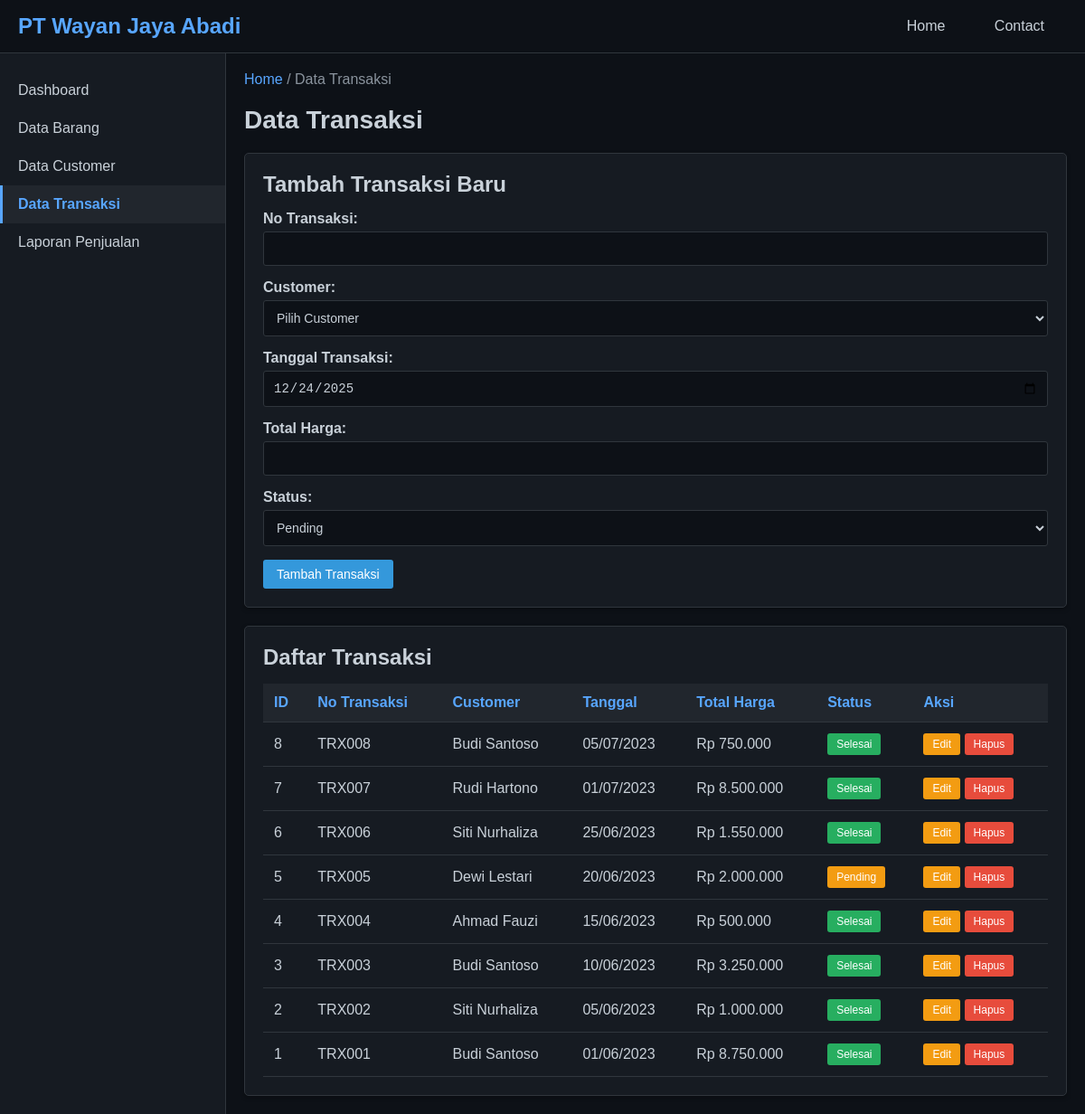
Screenshot of /data_transaksi.php with the database file from the repository.
### tables this page shows
CREATE TABLE IF NOT EXISTS transaksi (
    id INT AUTO_INCREMENT PRIMARY KEY,
    no_transaksi VARCHAR(50) UNIQUE NOT NULL,
    customer_id INT NOT NULL,
    tanggal_transaksi DATE NOT NULL,
    total_harga DECIMAL(15,2) NOT NULL,
    status VARCHAR(20) DEFAULT 'pending',
    created_at TIMESTAMP DEFAULT CURRENT_TIMESTAMP,
    FOREIGN KEY (customer_id) REFERENCES customer(id) ON DELETE CASCADE
);

CREATE TABLE IF NOT EXISTS customer (
    id INT AUTO_INCREMENT PRIMARY KEY,
    nama VARCHAR(100) NOT NULL,
    email VARCHAR(100),
    telepon VARCHAR(20),
    alamat TEXT,
    tanggal_daftar DATE,
    created_at TIMESTAMP DEFAULT CURRENT_TIMESTAMP
);

### data_transaksi.php (the view, shortened to what this page needs)
<?php
require_once 'config.php';
$edit_data = null;
$query = "SELECT t.*, c.nama as nama_customer
          FROM transaksi t
          JOIN customer c ON t.customer_id = c.id
          ORDER BY t.tanggal_transaksi DESC";
$result = mysqli_query($conn, $query);
include 'header.php';
?>
<h1 class="page-title">Data Transaksi</h1>
<div class="table-container" style="margin-bottom: 20px;">
    <h2><?php echo $edit_data ? 'Edit Transaksi' : 'Tambah Transaksi Baru'; ?></h2>
    <form method="POST" action="">
        <div class="form-group">
            <label>No Transaksi:</label>
            <input type="text" name="no_transaksi" required
                   value="<?php echo $edit_data ? $edit_data['no_transaksi'] : ''; ?>">
        </div>
        <div class="form-group">
            <label>Customer:</label>
            <select name="customer_id" required>
                <option value="">Pilih Customer</option>
            </select>
        </div>
        <div class="form-group">
            <label>Tanggal Transaksi:</label>
            <input type="date" name="tanggal_transaksi" required
                   value="<?php echo $edit_data ? $edit_data['tanggal_transaksi'] : date('Y-m-d'); ?>">
        </div>
        <div class="form-group">
            <label>Total Harga:</label>
            <input type="number" name="total_harga" step="0.01" required
                   value="<?php echo $edit_data ? $edit_data['total_harga'] : ''; ?>">
        </div>
        <div class="form-group">
            <label>Status:</label>
            <select name="status" required>
                <option value="pending" <?php echo ($edit_data && $edit_data['status'] == 'pending') ? 'selected' : ''; ?>>Pending</option>
            </select>
        </div>
        <?php if ($edit_data): ?>
            <button type="submit" name="edit" class="btn btn-warning">Update Transaksi</button>
            <a href="data_transaksi.php" class="btn btn-danger">Batal</a>
        <?php else: ?>
            <button type="submit" name="tambah" class="btn btn-primary">Tambah Transaksi</button>
        <?php endif; ?>
    </form>
</div>
<div class="table-container">
    <h2>Daftar Transaksi</h2>
    <table>
        <thead>
            <tr>
                <th>ID</th>
                <th>No Transaksi</th>
                <th>Customer</th>
                <th>Tanggal</th>
                <th>Total Harga</th>
                <th>Status</th>
                <th>Aksi</th>
            </tr>
        </thead>
        <tbody>
            <?php
            if (mysqli_num_rows($result) > 0) {
                while ($row = mysqli_fetch_assoc($result)) {
                    $status_class = ($row['status'] == 'selesai') ? 'btn-success' :
                                   (($row['status'] == 'pending') ? 'btn-warning' : 'btn-danger');
                    echo "<tr>";
                    echo "<td>" . $row['id'] . "</td>";
                    echo "<td>" . $row['no_transaksi'] . "</td>";
                    echo "<td>" . $row['nama_customer'] . "</td>";
                    echo "<td>" . date('d/m/Y', strtotime($row['tanggal_transaksi'])) . "</td>";
                    echo "<td>Rp " . number_format($row['total_harga'], 0, ',', '.') . "</td>";
                    echo "<td><span class='btn $status_class' style='padding: 5px 10px; font-size: 12px;'>" . ucfirst($row['status']) . "</span></td>";
                    echo "<td>";
                    echo "<a href='data_transaksi.php?edit=" . $row['id'] . "' class='btn btn-warning' style='padding: 5px 10px; font-size: 12px;'>Edit</a> ";
                    echo "<a href='data_transaksi.php?hapus=" . $row['id'] . "' class='btn btn-danger' style='padding: 5px 10px; font-size: 12px;' onclick='return confirm(\"Yakin ingin menghapus?\")'>Hapus</a>";
                    echo "</td>";
                    echo "</tr>";
                }
            } else {
                echo "<tr><td colspan='7' style='text-align: center;'>Tidak ada data transaksi</td></tr>";
            }
            ?>
        </tbody>
    </table>
</div>
<?php include 'footer.php'; ?>

### style.css (style rules this page uses)
* { margin: 0; padding: 0; box-sizing: border-box; }
body { font-family: Arial, sans-serif; background-color: #1a1a1a; color: #e0e0e0; }
.page-title { font-size: 28px; margin-bottom: 20px; color: #c9d1d9; }
.table-container { background-color: #161b22; padding: 20px; border-radius: 5px; box-shadow: 0 2px 5px rgba(0,0,0,0.3); border: 1px solid #30363d; overflow-x: auto; }
.table-container h2 { color: #c9d1d9; margin-bottom: 15px; }
table { width: 100%; border-collapse: collapse; margin-top: 10px; }
table th, table td { padding: 12px; text-align: left; border-bottom: 1px solid #30363d; color: #c9d1d9; }
table th { background-color: #21262d; color: #58a6ff; font-weight: bold; }
.btn { padding: 8px 15px; border: none; border-radius: 3px; cursor: pointer; text-decoration: none; display: inline-block; font-size: 14px; }
.btn-primary { background-color: #3498db; color: white; }
.btn-success { background-color: #27ae60; color: white; }
.btn-danger { background-color: #e74c3c; color: white; }
.btn-warning { background-color: #f39c12; color: white; }
.form-group { margin-bottom: 15px; }
.form-group label { display: block; margin-bottom: 5px; font-weight: bold; color: #c9d1d9; }
.form-group input, .form-group select, .form-group textarea { width: 100%; padding: 10px; border: 1px solid #30363d; border-radius: 3px; font-size: 14px; background-color: #0d1117; color: #c9d1d9; }

### rows the page displays
transaksi: id "8", no_transaksi "TRX008", customer.nama "Budi Santoso", tanggal_transaksi "05/07/2023", total_harga "750.000", status "Selesai"
transaksi: id "7", no_transaksi "TRX007", customer.nama "Rudi Hartono", tanggal_transaksi "01/07/2023", total_harga "8.500.000", status "Selesai"
transaksi: id "6", no_transaksi "TRX006", customer.nama "Siti Nurhaliza", tanggal_transaksi "25/06/2023", total_harga "1.550.000", status "Selesai"
transaksi: id "5", no_transaksi "TRX005", customer.nama "Dewi Lestari", tanggal_transaksi "20/06/2023", total_harga "2.000.000", status "Pending"
transaksi: id "4", no_transaksi "TRX004", customer.nama "Ahmad Fauzi", tanggal_transaksi "15/06/2023", total_harga "500.000", status "Selesai"
transaksi: id "3", no_transaksi "TRX003", customer.nama "Budi Santoso", tanggal_transaksi "10/06/2023", total_harga "3.250.000", status "Selesai"
transaksi: id "2", no_transaksi "TRX002", customer.nama "Siti Nurhaliza", tanggal_transaksi "05/06/2023", total_harga "1.000.000", status "Selesai"
transaksi: id "1", no_transaksi "TRX001", customer.nama "Budi Santoso", tanggal_transaksi "01/06/2023", total_harga "8.750.000", status "Selesai"
